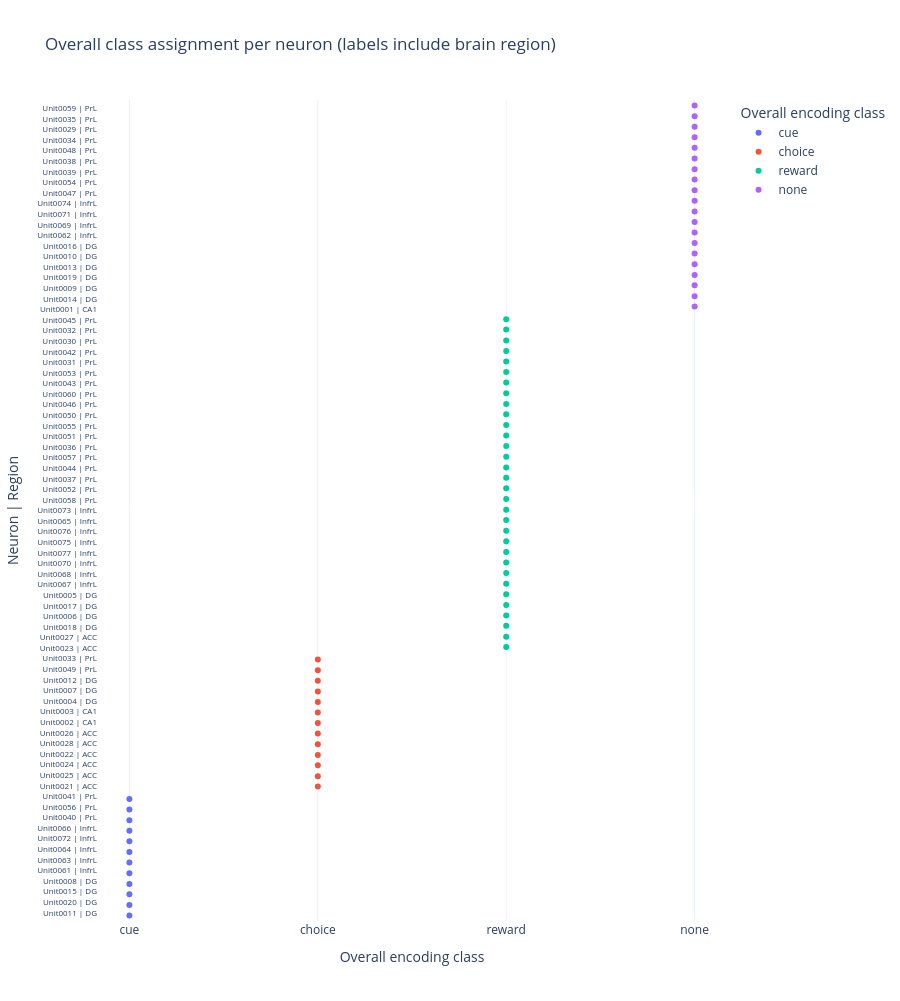

Notebook code cell kept with this figure:
### Code cell
# All neurons over all sessions classification
ov = classification_overall.copy()
features = ["cue", "reward_approach", "reward"]
obs_cols = [f"obs_{f}" for f in features]
thr_cols = [f"thr99_{f}" for f in features]
p_cols = [f"p_{f}" for f in features]

# Confidence / selectivity metrics for pooled (overall) classification.
obs = ov[obs_cols].to_numpy(dtype=float)
thr = ov[thr_cols].to_numpy(dtype=float)
pvals = ov[p_cols].to_numpy(dtype=float)

obs_filled = np.where(np.isfinite(obs), obs, -np.inf)
pref_idx = np.argmax(obs_filled, axis=1)
pref_feature = np.array(features, dtype=object)[pref_idx]
pref_obs = obs[np.arange(len(ov)), pref_idx]
pref_thr = thr[np.arange(len(ov)), pref_idx]
pref_p = pvals[np.arange(len(ov)), pref_idx]

runner = obs_filled.copy()
runner[np.arange(len(ov)), pref_idx] = -np.inf
runner_obs = np.max(runner, axis=1)
runner_obs = np.where(np.isfinite(runner_obs), runner_obs, np.nan)

selectivity_index = (pref_obs - runner_obs) / (np.abs(pref_obs) + np.abs(runner_obs) + 1e-12)
shuffle_confidence = 1.0 - pref_p
margin_to_thr99 = pref_obs - pref_thr
norm_margin_to_thr99 = margin_to_thr99 / (np.abs(pref_thr) + 1e-12)

ov["preferred_feature"] = pref_feature
ov["pref_obs"] = pref_obs
ov["pref_thr99"] = pref_thr
ov["pref_p"] = pref_p
ov["selectivity_index"] = selectivity_index
ov["shuffle_confidence"] = shuffle_confidence
ov["margin_to_thr99"] = margin_to_thr99
ov["norm_margin_to_thr99"] = norm_margin_to_thr99
ov["certainty_score"] = ov["selectivity_index"] * ov["shuffle_confidence"]
ov["is_significant_pref"] = ov["pref_p"] < 0.01
ov["overall_encoding"] = np.where(ov["is_significant_pref"], ov["preferred_feature"], "none")

# Attach neuron location from SpikeClusterMetadata (mode across sessions per unit).
mdf = meta_data["SpikeClusterMetadata"].reset_index().copy()

area_candidates = ["fine_brain_area", "brain_area", "region", "area"]
area_col = next((c for c in area_candidates if c in mdf.columns), None)

mdf["brain_region"] = (
    mdf[area_col].astype(str).str.strip().replace({"": np.nan, "nan": np.nan, "None": np.nan}).fillna("Unknown")
)


def _normalize_unit_from_series(series: pd.Series) -> pd.Series:
    txt = series.astype(str).str.strip()
    from_label = txt.str.extract(r"(?i)unit\s*0*(\d+)", expand=False)
    from_label_num = pd.to_numeric(from_label, errors="coerce")
    from_num = pd.to_numeric(series, errors="coerce")
    unit_num = from_label_num.combine_first(from_num)
    return unit_num.map(lambda v: f"Unit{int(v):04d}" if pd.notna(v) else np.nan)


unit_source_col = None
for cand in ["unit", "unit_id", "unit_name", "cluster_id", "entry_id"]:
    if cand in mdf.columns:
        u = _normalize_unit_from_series(mdf[cand])
        if u.notna().any():
            mdf["unit"] = u
            unit_source_col = cand
            break

if unit_source_col == "entry_id":
    shifted = _normalize_unit_from_series(mdf["entry_id"] + 1)
    match_default = mdf["unit"].isin(ov["unit"]).sum()
    match_shifted = shifted.isin(ov["unit"]).sum()
    if match_shifted > match_default:
        mdf["unit"] = shifted

unit_region = (
    mdf[["unit", "brain_region"]]
    .dropna(subset=["unit"])
    .groupby("unit", as_index=False)["brain_region"]
    .agg(lambda x: x.mode().iat[0] if not x.mode().empty else x.iloc[0])
)

ov = ov.merge(unit_region, on="unit", how="left")
ov["brain_region"] = ov["brain_region"].fillna("Unknown")

encoding_label_map = {"reward_approach": "choice"}
enc_order = ["cue", "reward_approach", "reward", "none"]
enc_order_plot = ["cue", "choice", "reward", "none"]
ov["overall_encoding_plot"] = ov["overall_encoding"].replace(encoding_label_map)
ov["preferred_feature_plot"] = ov["preferred_feature"].replace(encoding_label_map)
ov["enc_rank"] = pd.Categorical(ov["overall_encoding"], categories=enc_order, ordered=True)
ov = ov.sort_values(["enc_rank", "brain_region", "certainty_score"], ascending=[True, True, False]).reset_index(drop=True)
ov["unit_region"] = ov["unit"] + " | " + ov["brain_region"]

# Strength relative to significance threshold for each feature (positive means above 99th shuffle threshold).
for f in features:
    ov[f"strength_{f}"] = (ov[f"obs_{f}"] - ov[f"thr99_{f}"]) / (np.abs(ov[f"thr99_{f}"]) + 1e-12)

# Plot Which neuron accounts for what (overall), with location in the label.
fig_assignment = px.strip(
    ov,
    x="overall_encoding_plot",
    y="unit_region",
    color="overall_encoding_plot",
    orientation="h",
    category_orders={"overall_encoding_plot": enc_order_plot},
    hover_data={
        "unit": True,
        "brain_region": True,
        "preferred_feature_plot": True,
        "pref_p": ":.4g",
        "certainty_score": ":.4f",
        "selectivity_index": ":.4f",
        "shuffle_confidence": ":.4f",
    },
    title="Overall class assignment per neuron (labels include brain region)",
    labels={
        "overall_encoding_plot": "Overall encoding class",
        "unit_region": "Neuron | Region",
    },
)
fig_assignment.update_yaxes(
    tickfont=dict(
        size=8
    ))
fig_assignment.update_layout(template="plotly_white", height=max(550, 13 * len(ov)))
fig_assignment.show()

# Plot Location summary by overall encoding class.
ov_no_ca1 = ov[ov["brain_region"] != "CA1"].copy()
region_order = ov_no_ca1["brain_region"].value_counts().index.tolist()
region_counts = (
    ov_no_ca1.groupby(["brain_region", "overall_encoding_plot"], as_index=False)
    .size()
    .rename(columns={"size": "n_neurons"})
)

fig_region = px.bar(
    region_counts,
    x="brain_region",
    y="n_neurons",
    color="overall_encoding_plot",
    barmode="stack",
    category_orders={"overall_encoding_plot": enc_order_plot, "brain_region": region_order},
    title="Neuron locations: counts per brain region and overall encoding",
    labels={
        "brain_region": "Brain region",
        "n_neurons": "Number of neurons",
        "overall_encoding_plot": "Overall encoding",
    },
)
fig_region.update_layout(template="plotly_white", xaxis_tickangle=-35)
fig_region.show()

# Plot 3: Confidence of overall classification.
ov["confidence_size"] = np.clip(np.nan_to_num(ov["norm_margin_to_thr99"], nan=0.0), 0.0, 3.0) + 0.2
fig_conf = px.scatter(
    ov,
    x="selectivity_index",
    y="shuffle_confidence",
    color="overall_encoding_plot",
    size="confidence_size",
    hover_data={
        "unit": True,
        "brain_region": True,
        "preferred_feature_plot": True,
        "pref_p": ":.4g",
        "margin_to_thr99": ":.4f",
        "certainty_score": ":.4f",
        "is_significant_pref": True,
    },
    category_orders={"overall_encoding_plot": enc_order_plot},
    title="Overall classification confidence per neuron",
    labels={
        "selectivity_index": "Selectivity vs next-best feature",
        "shuffle_confidence": "Shuffle confidence (1 - p)",
        "overall_encoding_plot": "Overall encoding",
        "confidence_size": "Norm. margin over thr99",
    },
)
fig_conf.update_layout(template="plotly_white")
fig_conf.update_yaxes(range=[0, 1],
        tickfont=dict(
        size=14
    ))
fig_conf.add_hline(y=0.99, line_dash="dash", line_color="gray")
fig_conf.show()

overall_classification_with_region = ov.copy()

display(
    overall_classification_with_region[
        [
            "unit",
            "brain_region",
            "overall_encoding",
            "preferred_feature",
            "pref_p",
            "shuffle_confidence",
            "certainty_score",
            "assigned_label",
        ]
    ].head(20)
)

### Figure 1 — Plotly figure (JSON) as saved in the notebook; plotly's stock layout.template omitted (floating-point values rounded to 4 significant figures; data arrays with more than 128 entries replaced by an {"elided": "..."} marker saying what was removed)
{"data": [{"alignmentgroup": "True", "boxpoints": "all", "customdata": [["Unit0011", "DG", "cue", 0.005994, 0.07136, 0.07179, 0.994], ["Unit0020", "DG", "cue", 0.00999, 0.06629, 0.06696, 0.99], ["Unit0015", "DG", "cue", 0.000999, 0.01911, 0.01912, 0.999], ["Unit0008", "DG", "cue", 0.000999, 0.01267, 0.01268, 0.999], ["Unit0061", "InfrL", "cue", 0.000999, 0.1534, 0.1536, 0.999], ["Unit0063", "InfrL", "cue", 0.000999, 0.1412, 0.1414, 0.999], ["Unit0064", "InfrL", "cue", 0.000999, 0.07177, 0.07184, 0.999], ["Unit0072", "InfrL", "cue", 0.001998, 0.0375, 0.03757, 0.998], ["Unit0066", "InfrL", "cue", 0.000999, 0.01647, 0.01649, 0.999], ["Unit0040", "PrL", "cue", 0.000999, 0.09872, 0.09882, 0.999], ["Unit0056", "PrL", "cue", 0.000999, 0.09481, 0.09491, 0.999], ["Unit0041", "PrL", "cue", 0.002997, 0.06121, 0.06139, 0.997]], "fillcolor": "rgba(255,255,255,0)", "hoveron": "points", "hovertemplate": "Overall encoding class=%{x}<br>Neuron | Region=%{y}<br>unit=%{customdata[0]}<br>brain_region=%{customdata[1]}<br>preferred_feature_plot=%{customdata[2]}<br>pref_p=%{customdata[3]:.4g}<br>certainty_score=%{customdata[4]:.4f}<br>selectivity_index=%{customdata[5]:.4f}<br>shuffle_confidence=%{customdata[6]:.4f}<extra></extra>", "legendgroup": "cue", "line": {"color": "rgba(255,255,255,0)"}, "marker": {"color": "#636efa"}, "name": "cue", "offsetgroup": "cue", "orientation": "h", "pointpos": 0, "showlegend": true, "type": "box", "x": ["cue", "cue", "cue", "cue", "cue", "cue", "cue", "cue", "cue", "cue", "cue", "cue"], "x0": " ", "xaxis": "x", "y": ["Unit0011 | DG", "Unit0020 | DG", "Unit0015 | DG", "Unit0008 | DG", "Unit0061 | InfrL", "Unit0063 | InfrL", "Unit0064 | InfrL", "Unit0072 | InfrL", "Unit0066 | InfrL", "Unit0040 | PrL", "Unit0056 | PrL", "Unit0041 | PrL"], "y0": " ", "yaxis": "y"}, {"alignmentgroup": "True", "boxpoints": "all", "customdata": [["Unit0021", "ACC", "choice", 0.000999, 0.1855, 0.1857, 0.999], ["Unit0025", "ACC", "choice", 0.000999, 0.1719, 0.1721, 0.999], ["Unit0024", "ACC", "choice", 0.000999, 0.1524, 0.1526, 0.999], ["Unit0022", "ACC", "choice", 0.000999, 0.04047, 0.04051, 0.999], ["Unit0028", "ACC", "choice", 0.007992, 0.009694, 0.009772, 0.992], ["Unit0026", "ACC", "choice", 0.000999, 0.00943, 0.00944, 0.999], ["Unit0002", "CA1", "choice", 0.000999, 0.1295, 0.1296, 0.999], ["Unit0003", "CA1", "choice", 0.002997, 0.01047, 0.0105, 0.997], ["Unit0004", "DG", "choice", 0.000999, 0.1426, 0.1427, 0.999], ["Unit0007", "DG", "choice", 0.000999, 0.09456, 0.09466, 0.999], ["Unit0012", "DG", "choice", 0.000999, 0.03514, 0.03517, 0.999], ["Unit0049", "PrL", "choice", 0.000999, 0.1919, 0.1921, 0.999], ["Unit0033", "PrL", "choice", 0.000999, 0.0001262, 0.0001263, 0.999]], "fillcolor": "rgba(255,255,255,0)", "hoveron": "points", "hovertemplate": "Overall encoding class=%{x}<br>Neuron | Region=%{y}<br>unit=%{customdata[0]}<br>brain_region=%{customdata[1]}<br>preferred_feature_plot=%{customdata[2]}<br>pref_p=%{customdata[3]:.4g}<br>certainty_score=%{customdata[4]:.4f}<br>selectivity_index=%{customdata[5]:.4f}<br>shuffle_confidence=%{customdata[6]:.4f}<extra></extra>", "legendgroup": "choice", "line": {"color": "rgba(255,255,255,0)"}, "marker": {"color": "#EF553B"}, "name": "choice", "offsetgroup": "choice", "orientation": "h", "pointpos": 0, "showlegend": true, "type": "box", "x": ["choice", "choice", "choice", "choice", "choice", "choice", "choice", "choice", "choice", "choice", "choice", "choice", "choice"], "x0": " ", "xaxis": "x", "y": ["Unit0021 | ACC", "Unit0025 | ACC", "Unit0024 | ACC", "Unit0022 | ACC", "Unit0028 | ACC", "Unit0026 | ACC", "Unit0002 | CA1", "Unit0003 | CA1", "Unit0004 | DG", "Unit0007 | DG", "Unit0012 | DG", "Unit0049 | PrL", "Unit0033 | PrL"], "y0": " ", "yaxis": "y"}, {"alignmentgroup": "True", "boxpoints": "all", "customdata": {"elided": "32x7 mixed values"}, "fillcolor": "rgba(255,255,255,0)", "hoveron": "points", "hovertemplate": "Overall encoding class=%{x}<br>Neuron | Region=%{y}<br>unit=%{customdata[0]}<br>brain_region=%{customdata[1]}<br>preferred_feature_plot=%{customdata[2]}<br>pref_p=%{customdata[3]:.4g}<br>certainty_score=%{customdata[4]:.4f}<br>selectivity_index=%{customdata[5]:.4f}<br>shuffle_confidence=%{customdata[6]:.4f}<extra></extra>", "legendgroup": "reward", "line": {"color": "rgba(255,255,255,0)"}, "marker": {"color": "#00cc96"}, "name": "reward", "offsetgroup": "reward", "orientation": "h", "pointpos": 0, "showlegend": true, "type": "box", "x": ["reward", "reward", "reward", "reward", "reward", "reward", "reward", "reward", "reward", "reward", "reward", "reward", "reward", "reward", "reward", "reward", "reward", "reward", "reward", "reward", "reward", "reward", "reward", "reward", "reward", "reward", "reward", "reward", "reward", "reward", "reward", "reward"], "x0": " ", "xaxis": "x", "y": ["Unit0023 | ACC", "Unit0027 | ACC", "Unit0018 | DG", "Unit0006 | DG", "Unit0017 | DG", "Unit0005 | DG", "Unit0067 | InfrL", "Unit0068 | InfrL", "Unit0070 | InfrL", "Unit0077 | InfrL", "Unit0075 | InfrL", "Unit0076 | InfrL", "Unit0065 | InfrL", "Unit0073 | InfrL", "Unit0058 | PrL", "Unit0052 | PrL", "Unit0037 | PrL", "Unit0044 | PrL", "Unit0057 | PrL", "Unit0036 | PrL", "Unit0051 | PrL", "Unit0055 | PrL", "Unit0050 | PrL", "Unit0046 | PrL", "Unit0060 | PrL", "Unit0043 | PrL", "Unit0053 | PrL", "Unit0031 | PrL", "Unit0042 | PrL", "Unit0030 | PrL", "Unit0032 | PrL", "Unit0045 | PrL"], "y0": " ", "yaxis": "y"}, {"alignmentgroup": "True", "boxpoints": "all", "customdata": {"elided": "20x7 mixed values"}, "fillcolor": "rgba(255,255,255,0)", "hoveron": "points", "hovertemplate": "Overall encoding class=%{x}<br>Neuron | Region=%{y}<br>unit=%{customdata[0]}<br>brain_region=%{customdata[1]}<br>preferred_feature_plot=%{customdata[2]}<br>pref_p=%{customdata[3]:.4g}<br>certainty_score=%{customdata[4]:.4f}<br>selectivity_index=%{customdata[5]:.4f}<br>shuffle_confidence=%{customdata[6]:.4f}<extra></extra>", "legendgroup": "none", "line": {"color": "rgba(255,255,255,0)"}, "marker": {"color": "#ab63fa"}, "name": "none", "offsetgroup": "none", "orientation": "h", "pointpos": 0, "showlegend": true, "type": "box", "x": ["none", "none", "none", "none", "none", "none", "none", "none", "none", "none", "none", "none", "none", "none", "none", "none", "none", "none", "none", "none"], "x0": " ", "xaxis": "x", "y": ["Unit0001 | CA1", "Unit0014 | DG", "Unit0009 | DG", "Unit0019 | DG", "Unit0013 | DG", "Unit0010 | DG", "Unit0016 | DG", "Unit0062 | InfrL", "Unit0069 | InfrL", "Unit0071 | InfrL", "Unit0074 | InfrL", "Unit0047 | PrL", "Unit0054 | PrL", "Unit0039 | PrL", "Unit0038 | PrL", "Unit0048 | PrL", "Unit0034 | PrL", "Unit0029 | PrL", "Unit0035 | PrL", "Unit0059 | PrL"], "y0": " ", "yaxis": "y"}], "layout": {"boxmode": "group", "height": 1001, "legend": {"title": {"text": "Overall encoding class"}, "tracegroupgap": 0}, "title": {"text": "Overall class assignment per neuron (labels include brain region)"}, "xaxis": {"anchor": "y", "categoryarray": ["cue", "choice", "reward", "none"], "categoryorder": "array", "domain": [0, 1], "title": {"text": "Overall encoding class"}}, "yaxis": {"anchor": "x", "domain": [0, 1], "tickfont": {"size": 8}, "title": {"text": "Neuron | Region"}}}}
